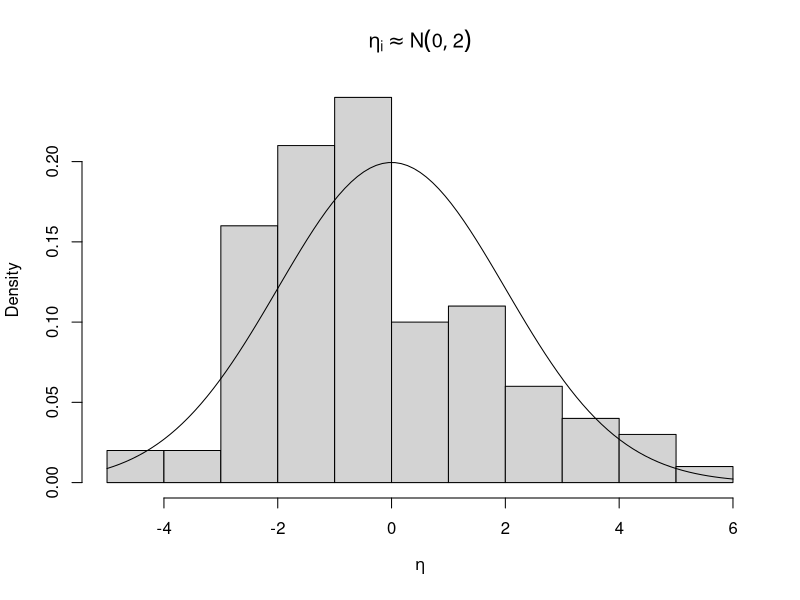
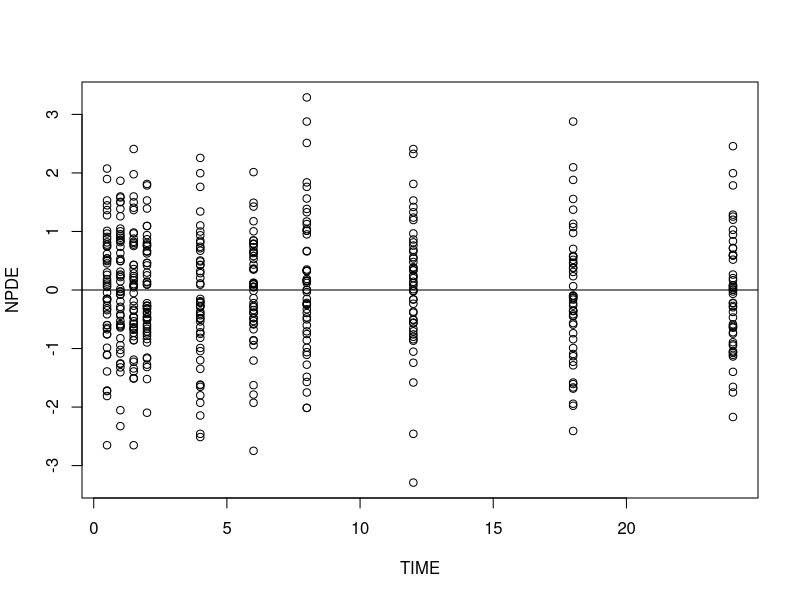
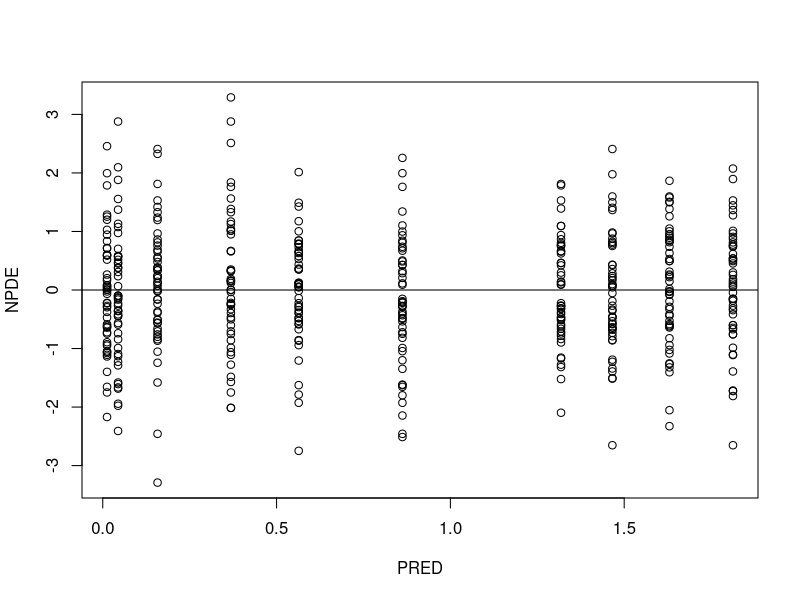
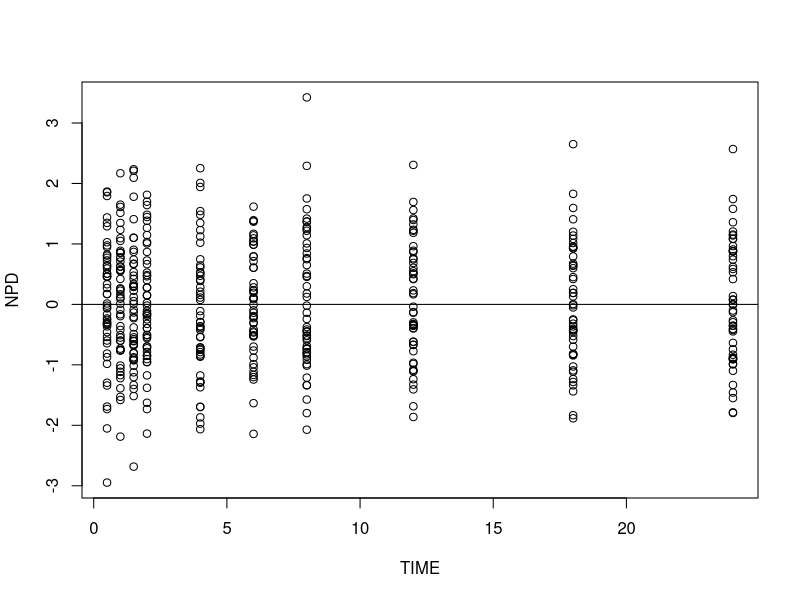
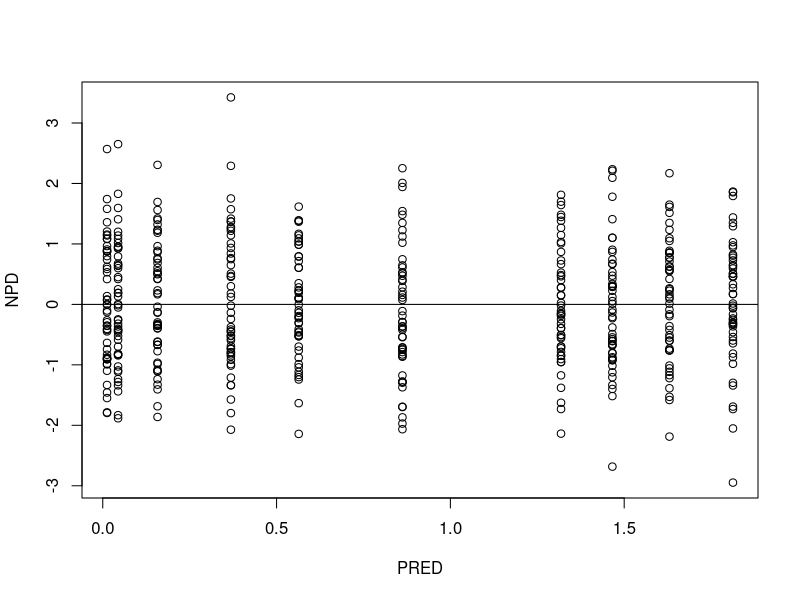

Source code (R) for these figures, in order:
## ---- chunk 1
set.seed(1234)
x <- rnorm(100,0, 2) 
hist(x, freq=F, xlab=expression(eta), main=expression(eta[i] %~~% N(0, 2)))
curve(dnorm(x, 0, 2),ylab='PDF',  add = TRUE)
## ---- chunk 2
dat <- read.table('src/r1.tab', skip=1, header=TRUE)
dat <- dat[dat$CWRES!=0, ]
with(dat, plot(TIME, NPDE)) 
abline(h=0)
## ---- chunk 3
with(dat, plot(PRED, NPDE))
abline(h=0)
## ---- chunk 4
with(dat, plot(TIME, NPD))
abline(h=0)
## ---- chunk 5
with(dat, plot(PRED, NPD))
abline(h=0)
